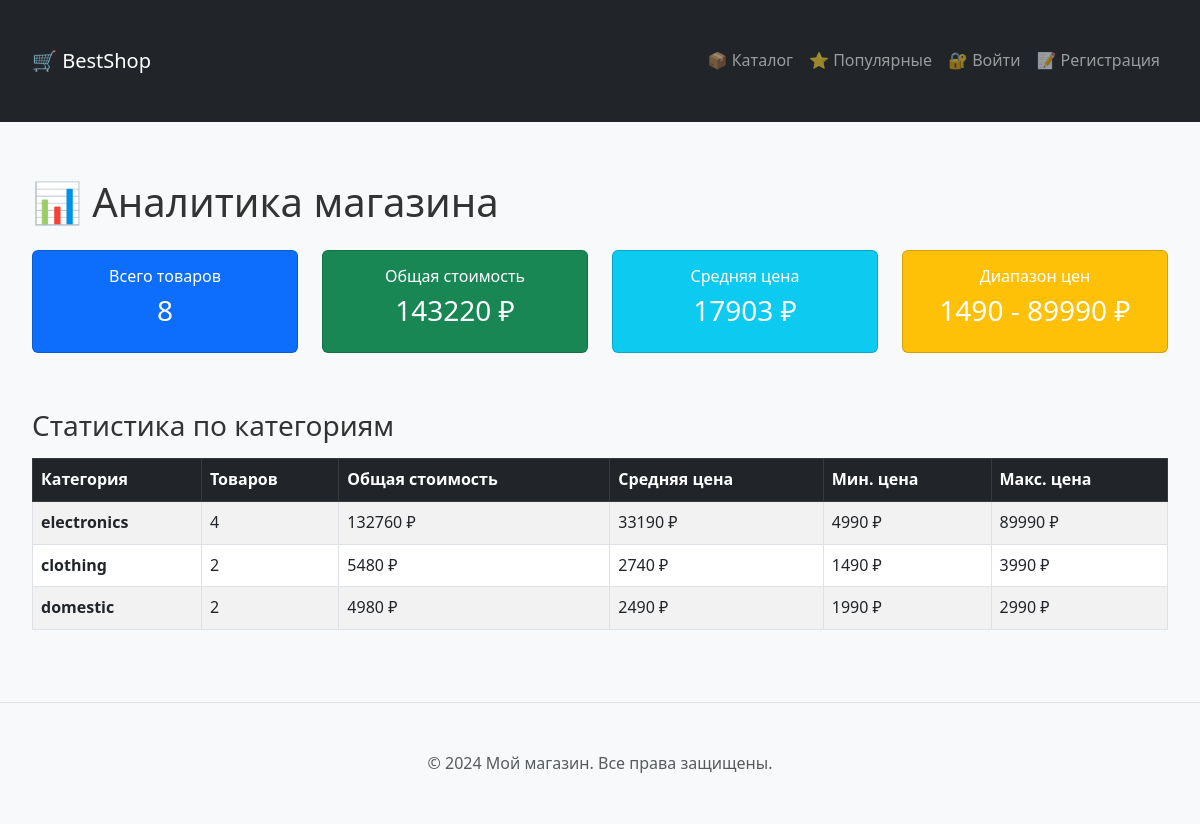
Page /shop/analytics/ on the committed database.
### shop/models.py (models this page shows, shortened)
class Category(models.Model):
    name = models.CharField(max_length=100, unique=True, verbose_name='Название категории')
    description = models.TextField(blank=True, verbose_name='Описание категории')
    created_at = models.DateTimeField(auto_now_add=True, verbose_name='Дата создания')
    class Meta:
        verbose_name = 'Категория'
        verbose_name_plural = 'Категории'
        ordering = ['name']

### shop/views.py (the view)
# urls.py: path('analytics/', views.analytics, name='analytics'),
def analytics(request):
    total_products = Product.objects.count()
    total_value = Product.objects.aggregate(total=Sum('price'))['total'] or 0
    avg_price = Product.objects.aggregate(avg=Avg('price'))['avg'] or 0
    min_price = Product.objects.aggregate(min=Min('price'))['min'] or 0
    max_price = Product.objects.aggregate(max=Max('price'))['max'] or 0
    category_stats = Category.objects.annotate(
        products_count=Count('products'),
        total_value=Sum('products__price'),
        avg_price=Avg('products__price'),
        min_price=Min('products__price'),
        max_price=Max('products__price')
    ).filter(products_count__gt=0).order_by('-total_value')
    context = {
        'total_products': total_products,
        'total_value': total_value,
        'avg_price': avg_price,
        'min_price': min_price,
        'max_price': max_price,
        'category_stats': category_stats,
    }
    return render(request, 'shop/analytics.html', context)

### shop/context_processors.py (called while the page is built)
def cart_count(request):
    if request.user.is_authenticated:
        cart, _ = Cart.objects.get_or_create(user=request.user)
        count = cart.items.count()
    else:
        count = 0
    return {'cart_count': count}

### templates/shop/analytics.html (shortened to what this page needs)
{% extends 'shop/base.html' %}
{% block content %}
<h1 class="mb-4">📊 Аналитика магазина</h1>
<div class="row mb-5">
    <div class="col-md-3 mb-2">
        <div class="card text-center bg-primary text-white">
            <div class="card-body">
                <h6>Всего товаров</h6>
                <h3>{{ total_products }}</h3>
            </div>
        </div>
    </div>
    <div class="col-md-3 mb-2">
        <div class="card text-center bg-success text-white">
            <div class="card-body">
                <h6>Общая стоимость</h6>
                <h3>{{ total_value|floatformat:0 }} ₽</h3>
            </div>
        </div>
    </div>
    <div class="col-md-3 mb-2">
        <div class="card text-center bg-info text-white">
            <div class="card-body">
                <h6>Средняя цена</h6>
                <h3>{{ avg_price|floatformat:0 }} ₽</h3>
            </div>
        </div>
    </div>
    <div class="col-md-3 mb-2">
        <div class="card text-center bg-warning text-white">
            <div class="card-body">
                <h6>Диапазон цен</h6>
                <h3>{{ min_price|floatformat:0 }} - {{ max_price|floatformat:0 }} ₽</h3>
            </div>
        </div>
    </div>
</div>
<h3 class="mb-3">Статистика по категориям</h3>
<div class="table-responsive">
    <table class="table table-striped table-bordered">
        <thead class="table-dark">
            <tr>
                <th>Категория</th>
                <th>Товаров</th>
                <th>Общая стоимость</th>
                <th>Средняя цена</th>
                <th>Мин. цена</th>
                <th>Макс. цена</th>
            </tr>
        </thead>
        <tbody>
            {% for cat in category_stats %}
            <tr>
                <td><strong>{{ cat.name }}</strong></td>
                <td>{{ cat.products_count }}</td>
                <td>{{ cat.total_value|floatformat:0 }} ₽</td>
                <td>{{ cat.avg_price|floatformat:0 }} ₽</td>
                <td>{{ cat.min_price|floatformat:0 }} ₽</td>
                <td>{{ cat.max_price|floatformat:0 }} ₽</td>
            </tr>
            {% empty %}
            <tr>
                <td colspan="6" class="text-center">Нет данных</td>
            </tr>
            {% endfor %}
        </tbody>
    </table>
</div>
{% endblock %}

### static/css/style.css (style rules this page uses)
* { margin: 0; padding: 0; box-sizing: border-box; }
body { font-family: 'Segoe UI', Tahoma, Geneva, Verdana, sans-serif; background-color: #f8f9fa; color: #333; line-height: 1.6; }

### rows in the picture
Category: name "electronics", products_count "4", total_value "132760", avg_price "33190", min_price "4990", max_price "89990"
Category: name "clothing", products_count "2", total_value "5480", avg_price "2740", min_price "1490", max_price "3990"
Category: name "domestic", products_count "2", total_value "4980", avg_price "2490", min_price "1990", max_price "2990"

### other values in the picture
{{ total_products }} "8"
{{ total_value|floatformat:0 }} "143220"
{{ avg_price|floatformat:0 }} "17903"
{{ min_price|floatformat:0 }} "1490"
{{ max_price|floatformat:0 }} "89990"
